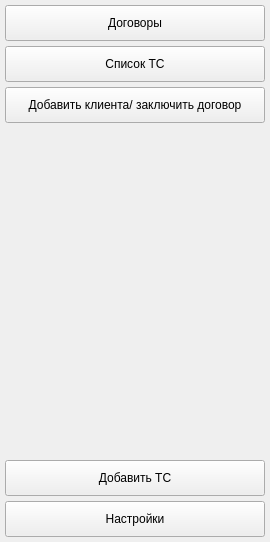
<?xml version="1.0" encoding="UTF-8"?>
<ui version="4.0">
 <class>baseMenu</class>
 <widget class="QWidget" name="baseMenu">
  <property name="geometry">
   <rect>
    <x>0</x>
    <y>0</y>
    <width>270</width>
    <height>542</height>
   </rect>
  </property>
  <property name="maximumSize">
   <size>
    <width>280</width>
    <height>16777215</height>
   </size>
  </property>
  <property name="windowTitle">
   <string>Form</string>
  </property>
  <layout class="QVBoxLayout" name="verticalLayout_2">
   <property name="spacing">
    <number>0</number>
   </property>
   <property name="leftMargin">
    <number>5</number>
   </property>
   <property name="topMargin">
    <number>5</number>
   </property>
   <property name="rightMargin">
    <number>5</number>
   </property>
   <property name="bottomMargin">
    <number>5</number>
   </property>
   <item>
    <widget class="QFrame" name="verticalFrame">
     <layout class="QVBoxLayout" name="verticalLayout">
      <property name="spacing">
       <number>5</number>
      </property>
      <property name="leftMargin">
       <number>0</number>
      </property>
      <property name="topMargin">
       <number>0</number>
      </property>
      <property name="rightMargin">
       <number>0</number>
      </property>
      <property name="bottomMargin">
       <number>0</number>
      </property>
      <item>
       <widget class="QPushButton" name="btn_list_arendators">
        <property name="minimumSize">
         <size>
          <width>0</width>
          <height>36</height>
         </size>
        </property>
        <property name="cursor">
         <cursorShape>PointingHandCursor</cursorShape>
        </property>
        <property name="text">
         <string>Договоры</string>
        </property>
       </widget>
      </item>
      <item>
       <widget class="QPushButton" name="btn_list_ts">
        <property name="minimumSize">
         <size>
          <width>0</width>
          <height>36</height>
         </size>
        </property>
        <property name="cursor">
         <cursorShape>PointingHandCursor</cursorShape>
        </property>
        <property name="text">
         <string>Список ТС</string>
        </property>
       </widget>
      </item>
      <item>
       <widget class="QPushButton" name="btn_add_arendator">
        <property name="minimumSize">
         <size>
          <width>0</width>
          <height>36</height>
         </size>
        </property>
        <property name="cursor">
         <cursorShape>PointingHandCursor</cursorShape>
        </property>
        <property name="text">
         <string>Добавить клиента/ заключить договор</string>
        </property>
       </widget>
      </item>
      <item>
       <spacer name="verticalSpacer">
        <property name="orientation">
         <enum>Qt::Vertical</enum>
        </property>
        <property name="sizeHint" stdset="0">
         <size>
          <width>20</width>
          <height>500</height>
         </size>
        </property>
       </spacer>
      </item>
      <item>
       <widget class="QPushButton" name="btn_add_ts">
        <property name="minimumSize">
         <size>
          <width>0</width>
          <height>36</height>
         </size>
        </property>
        <property name="cursor">
         <cursorShape>PointingHandCursor</cursorShape>
        </property>
        <property name="text">
         <string>Добавить ТС</string>
        </property>
       </widget>
      </item>
      <item>
       <widget class="QPushButton" name="btn_user">
        <property name="minimumSize">
         <size>
          <width>0</width>
          <height>36</height>
         </size>
        </property>
        <property name="cursor">
         <cursorShape>PointingHandCursor</cursorShape>
        </property>
        <property name="text">
         <string>Настройки</string>
        </property>
       </widget>
      </item>
     </layout>
    </widget>
   </item>
  </layout>
 </widget>
 <resources/>
 <connections/>
</ui>
